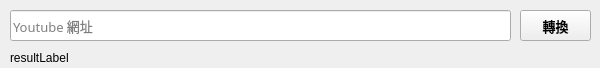
<?xml version="1.0" encoding="UTF-8"?>
<ui version="4.0">
 <class>MainWindow</class>
 <widget class="QMainWindow" name="MainWindow">
  <property name="geometry">
   <rect>
    <x>0</x>
    <y>0</y>
    <width>600</width>
    <height>68</height>
   </rect>
  </property>
  <property name="windowTitle">
   <string>MainWindow</string>
  </property>
  <widget class="QWidget" name="centralwidget">
   <widget class="QPushButton" name="convertButton">
    <property name="geometry">
     <rect>
      <x>520</x>
      <y>10</y>
      <width>71</width>
      <height>31</height>
     </rect>
    </property>
    <property name="font">
     <font>
      <family>微軟正黑體</family>
      <pointsize>10</pointsize>
      <weight>75</weight>
      <bold>true</bold>
     </font>
    </property>
    <property name="text">
     <string>轉換</string>
    </property>
   </widget>
   <widget class="QLineEdit" name="urlEdit">
    <property name="geometry">
     <rect>
      <x>10</x>
      <y>10</y>
      <width>501</width>
      <height>31</height>
     </rect>
    </property>
    <property name="font">
     <font>
      <family>微軟正黑體</family>
      <pointsize>10</pointsize>
     </font>
    </property>
    <property name="placeholderText">
     <string>Youtube 網址</string>
    </property>
   </widget>
   <widget class="QLabel" name="statusLabel">
    <property name="geometry">
     <rect>
      <x>10</x>
      <y>50</y>
      <width>581</width>
      <height>16</height>
     </rect>
    </property>
    <property name="text">
     <string>resultLabel</string>
    </property>
   </widget>
  </widget>
 </widget>
 <resources/>
 <connections/>
</ui>
